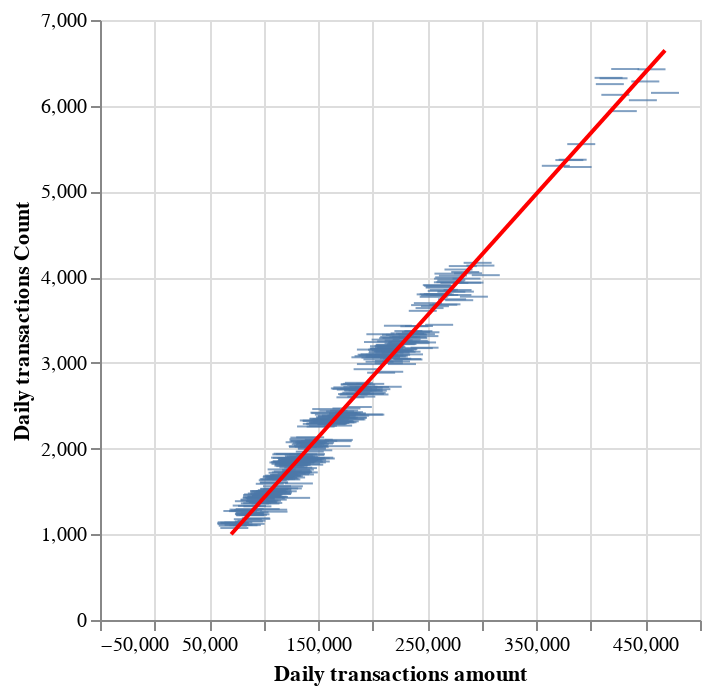

The notebook cell saved with this chart:
### Code cell
# change it to scatter plot

chart = alt.Chart(df).mark_boxplot().encode(
        x='Daily transactions amount',
        y='Daily transactions Count'
    )
    # make a regression line
t = chart.transform_regression('Daily transactions amount', 'Daily transactions Count').mark_line(color='red')
chart + t

### Figure 1 — Vega-Lite specification as saved in the notebook (floating-point values rounded to 4 significant figures; data arrays with more than 128 entries replaced by an {"elided": "..."} marker saying what was removed)
{"layer": [{"mark": "boxplot", "encoding": {"x": {"field": "Daily transactions amount", "type": "quantitative"}, "y": {"field": "Daily transactions Count", "type": "quantitative"}}}, {"mark": {"type": "line", "color": "red"}, "encoding": {"x": {"field": "Daily transactions amount", "type": "quantitative"}, "y": {"field": "Daily transactions Count", "type": "quantitative"}}, "transform": [{"on": "Daily transactions amount", "regression": "Daily transactions Count"}]}], "data": {"name": "data-2800c41fa7d51f659f86ca788f15d242"}, "$schema": "https://vega.github.io/schema/vega-lite/v4.17.0.json", "datasets": {"data-2800c41fa7d51f659f86ca788f15d242": {"elided": "537 records"}}}
